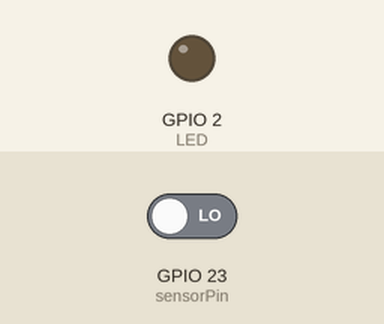
The sketch below on a simulated ESP32. On the bench: output pins drawn as LEDs (lit = HIGH). The inputs (shaded band) are chosen by the test bench; at power-on: GPIO 23 (sensorPin) LOW. WiFi joins after 1.5 s; servers stay silent unless stated; web services answer with replies made up by the test bench; what the sketch prints to the serial monitor is not drawn.

Above: at 2.7 s.
2.8 s: GPIO 23 (sensorPin) driven HIGH
At 7.8 s:
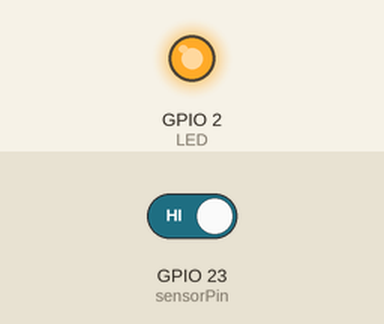
8.8 s: GPIO 23 (sensorPin) driven LOW
At 12.8 s:
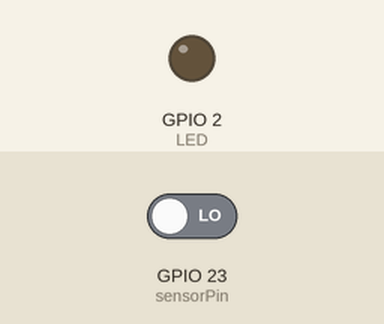
Timing chart, 0 to 14.3 s (numbered marks = the images above; inputs shaded):
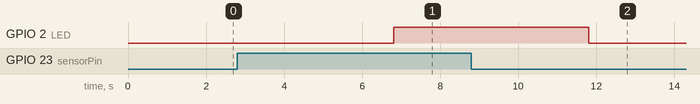

Measured:
- after the input at 2.8 s, GPIO 2 (LED): LOW → HIGH after 4.0 s
- after the input at 8.8 s, GPIO 2 (LED): HIGH → LOW after 3.0 s

The sketch:

ESP32-LineNotify.ino
```cpp
#include <WiFi.h>
#include <WiFiClientSecure.h>

//########## CONFIGURATION : MODIFY HERE ##########
char ssid[] = "A12"; // เครือข่าย Wi-Fi ที่ต้องการเชื่อมต่อ
char pass[] = "42117622"; // รหัสผ่านเครือข่าย

//รหัสเชื่อมต่อ Line token
#define TokenLine "zTYYn6JVn5ANpMxOnFHl9S0gZEe2ejvweGactlfkXV0"

// ข้อความ ที่จะแสดงใน Line
String txt1 = "การศึกษา คือการลงทุน, การทำงาน คือการถอนทุน!! ";

byte sensorPin = 23;    //กำหนดขาที่เชื่อมต่อกับเซ็นเซอร์
const int LED = 2;      //LED แสดงสถาน่ะการทำงาน

void setup() {
    pinMode(sensorPin, INPUT);  //กำหนดให้ขาดิจิตอล sensorPin รับข้อมูลจากเซ็นเซอร์
    pinMode(LED,OUTPUT);

    //ตั้งค่าคอนโซล
    Serial.begin(115200);

    //เริ่มการเชื่อมต่อกับวายฟายแม่ข่าย
    WiFi.begin(ssid, pass);

    //แสดง "WiFi Connecting" ในคอนโซล
    Serial.print("WiFi Connecting");

    //ตรวจเช็คสถานะการเขื่อมต่อวายฟาย
    //ถ้าไม่สำเร็จให้แสดง "." ในคอนโซลจนกว่าจะเขื่อมต่อได้
    while (WiFi.status() != WL_CONNECTED) {
      Serial.print(".");
      delay(500);
    }
    //แสดงสถานะการวายฟายเชื่อมต่อแล้ว
    Serial.println();
    Serial.print("connected: ");
    Serial.println(WiFi.localIP());
}

void loop() {
    byte state = digitalRead(sensorPin);

    if (state == 1) {
      Serial.println("Somebody is in this area!");
      NotifyLine(txt1); //ส่งค่าไปที่ Line Notify
      digitalWrite(LED, HIGH);    //LED ติด เมื่อส่งค่า
    }else if (state == 0) {
      Serial.println("No one!");
      digitalWrite(LED, LOW);     //LED ดับ เมื่อไม่ได้ส่งค่า
    }
    delay(5000);
}

void NotifyLine(String t) {
    WiFiClientSecure client;
    client.setInsecure();           // ถ้าเป็น ESP32 เวอร์ชั่น 1.0.4 ให้ปิดส่วนนี้ไว้
    if (!client.connect("notify-api.line.me", 443)) {
        Serial.println("Connection failed");
        return;
    }

    String req = "";
    req += "POST /api/notify HTTP/1.1\r\n";
    req += "Host: notify-api.line.me\r\n";
    req += "Authorization: Bearer " + String(TokenLine) + "\r\n";
    req += "Cache-Control: no-cache\r\n";
    req += "User-Agent: ESP32\r\n";
    req += "Content-Type: application/x-www-form-urlencoded\r\n";
    req += "Content-Length: " + String(String("message=" + t).length()) + "\r\n";
    req += "\r\n";
    req += "message=" + t;

    Serial.println(req);
    client.print(req);
    delay(20);
    Serial.println("-------------");
    while (client.connected()) {
      String line = client.readStringUntil('\n');
      if (line == "\r") {
        break;
      }
    } //while
} //loop
```
